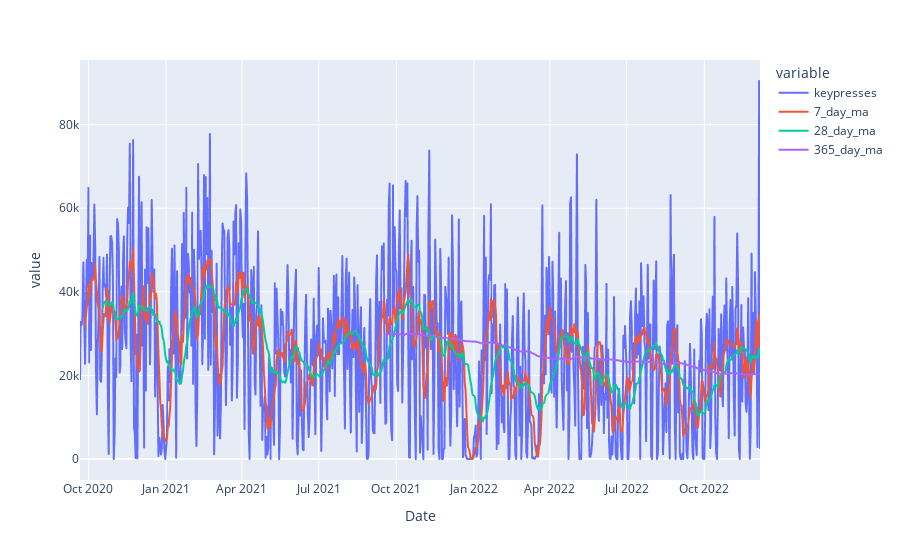

The notebook cell saved with this chart:
### Markdown cell above
A similar chart can be made using Plotly. The advantage of this chart is that, being HTML-based, it is interactive in nature. Thus, you can hover over the lines to view the values corresponding to those lines and zoom in to get a closer look at a particular section of the graph.

### Code cell
px_keypresses_line_chart = px.line(df_combined_daily_keypresses, x = 'Date', y = ['keypresses', '7_day_ma', '28_day_ma', '365_day_ma']) # Note that multiple y values can be passed to the line chart. 

px_keypresses_line_chart.write_html('graphs\\px_daily_keypresses_and_mas.html')

px_keypresses_line_chart

### Figure 1 — Plotly figure (JSON) as saved in the notebook; plotly's stock layout.template omitted (floating-point values rounded to 4 significant figures; data arrays with more than 128 entries replaced by an {"elided": "..."} marker saying what was removed)
{"data": [{"hovertemplate": "variable=keypresses<br>Date=%{x}<br>value=%{y}<extra></extra>", "legendgroup": "keypresses", "line": {"color": "#636efa", "dash": "solid"}, "marker": {"symbol": "circle"}, "mode": "lines", "name": "keypresses", "showlegend": true, "type": "scattergl", "x": {"elided": "807 str values"}, "xaxis": "x", "y": {"elided": "807 int values"}, "yaxis": "y"}, {"hovertemplate": "variable=7_day_ma<br>Date=%{x}<br>value=%{y}<extra></extra>", "legendgroup": "7_day_ma", "line": {"color": "#EF553B", "dash": "solid"}, "marker": {"symbol": "circle"}, "mode": "lines", "name": "7_day_ma", "showlegend": true, "type": "scattergl", "x": {"elided": "807 str values"}, "xaxis": "x", "y": {"elided": "807 float values"}, "yaxis": "y"}, {"hovertemplate": "variable=28_day_ma<br>Date=%{x}<br>value=%{y}<extra></extra>", "legendgroup": "28_day_ma", "line": {"color": "#00cc96", "dash": "solid"}, "marker": {"symbol": "circle"}, "mode": "lines", "name": "28_day_ma", "showlegend": true, "type": "scattergl", "x": {"elided": "807 str values"}, "xaxis": "x", "y": {"elided": "807 float values"}, "yaxis": "y"}, {"hovertemplate": "variable=365_day_ma<br>Date=%{x}<br>value=%{y}<extra></extra>", "legendgroup": "365_day_ma", "line": {"color": "#ab63fa", "dash": "solid"}, "marker": {"symbol": "circle"}, "mode": "lines", "name": "365_day_ma", "showlegend": true, "type": "scattergl", "x": {"elided": "807 str values"}, "xaxis": "x", "y": {"elided": "807 float values"}, "yaxis": "y"}], "layout": {"legend": {"title": {"text": "variable"}, "tracegroupgap": 0}, "margin": {"t": 60}, "xaxis": {"anchor": "y", "domain": [0, 1], "title": {"text": "Date"}}, "yaxis": {"anchor": "x", "domain": [0, 1], "title": {"text": "value"}}}}
